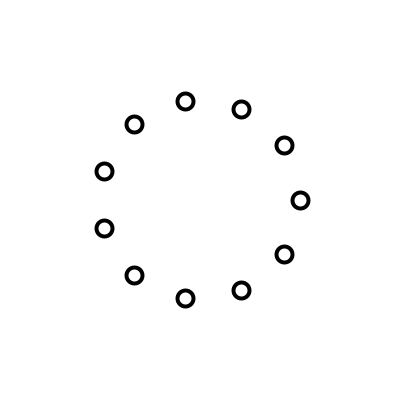
Frame 1 (no input)
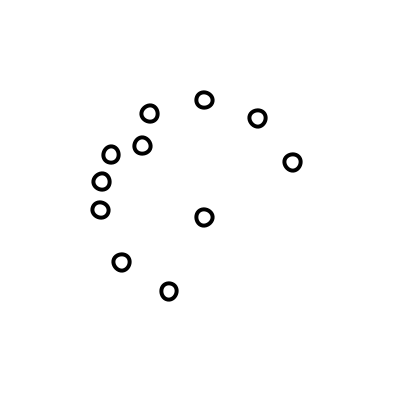
Frame 60 (the mouse pressed at the canvas centre just before this capture)
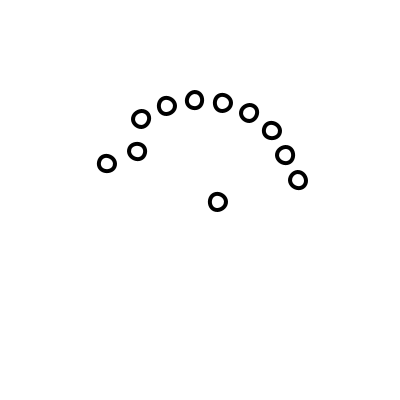
Frame 120 (the mouse held since frame 60 and released just before this capture)

The Processing sketch that drew these frames (run headless with seeded random() and noise(); from frame 60 on, the mouse is pressed at the canvas centre):

// Processing sketch: processing_156498
// ── processing_156498.pde

float r, R;
int numBalls = 11;
float step;
Ball balls[] = new Ball[numBalls];
float alpha = 0;


void setup() {
    size(400,400);
    background(0);

    //noStroke();
    strokeWeight(4);

    step = TWO_PI / numBalls / 2;
    smooth(8);

    R = (width/2) * 0.5;

    for (int i = 0; i < numBalls; ++i) {
        balls[i] = new Ball(R*cos(step*i*2),R*sin(step*i*2), i*numStep,numPeriod);
        balls[i].setTarget(R*cos(step*i*2+PI),R*sin(step*i*2+PI));
    }

}



int numFrames = 200;
int numTrans = 50;
int numStep = numFrames / (numBalls);
int numPeriod = numBalls*numStep + numFrames;
float valpha = TWO_PI / 2000;

void draw() {

    background(255);
    

    translate(width/2, height/2);
    rotate(alpha);

    for (Ball b : balls) {
    
        b.draw();
        b.move();
    }

    alpha += valpha;
}

class Ball {
    float x,y;
    float tx,ty;    // target x,y
    float px,py;    // previous x,y
    boolean moving = false;
    int period = 200;
    int waitingCnt;
    boolean waiting = true;
    int frameCount;
    int frameCountAcc;
    float r;
    float step;

    Ball(float x,float y,int waiting,int period) {
        this.x = x;
        this.y = y;
        this.r = 16;
        this.frameCount = 0;
        this.waitingCnt = waiting;
        this.frameCountAcc = 0;
        this.period = period;
    }

    void setTarget(float tx,float ty) {
        this.tx = tx;
        this.ty = ty;
        this.px = this.x;
        this.py = this.y;
        //this.moving = true;
        //this.frmCnt = 0;
    }

    void move() {


        if (this.waiting && this.frameCount >= waitingCnt) {
            this.moving = true;
            this.waiting = false;
            this.frameCount = 0;
        }

        if(moving) {
            float t = this.frameCount/float(numTrans);
            float tt = 3*t*t - 2*t*t*t;
            this.x = lerp(this.px, this.tx, tt);
            this.y = lerp(this.py, this.ty, tt);
            if(tt == 1.0) { moving = false; this.frameCount=0; }
        }

        if(!this.moving && !this.waiting && (frameCountAcc >= period)) {
            this.frameCount = 0;
            this.frameCountAcc = 0;
            this.waiting = true;
            this.setTarget(this.px, this.py);
        }
        this.frameCount++;
        this.frameCountAcc++;
    }

    void draw() {
        ellipse(this.x, this.y, r, r);
    }
}
